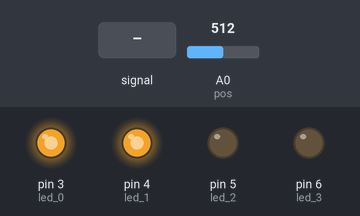
The sketch below on a simulated Arduino Uno, built with avr-gcc and run on an emulated ATmega328P. Parts: output pins drawn as LEDs (lit = HIGH). Dashed ring = blinking. The test bench sets the inputs (shaded band); at power-on: A0 (pos) = 512.

Above: at 1.2 s.
1.3 s: A0 (pos) fed a 200 Hz sine of ±460 counts around its level
At 1.6 s:
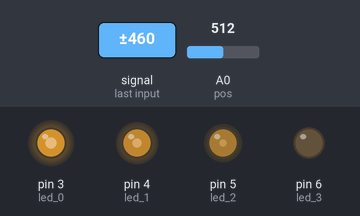
2.8 s: A0 (pos) set to 501
At 3.2 s:
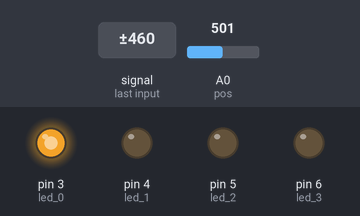
4.3 s: A0 (pos) fed a 1000 Hz sine of ±255 counts around its level
At 5.1 s:
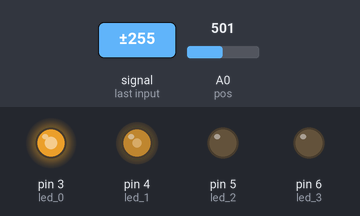
5.8 s: A0 (pos) fed a 2 Hz sine of ±306 counts around its level
At 6.14 s:
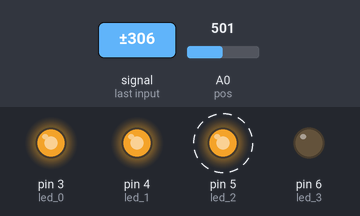
8.8 s: A0 (pos) set to 716
At 10.0 s:
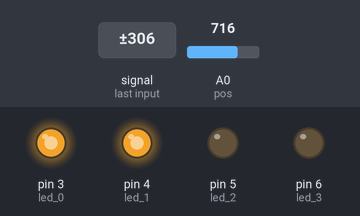
10.3 s: A0 (pos) fed a 50 Hz sine of ±306 counts around its level
At 11.6 s:
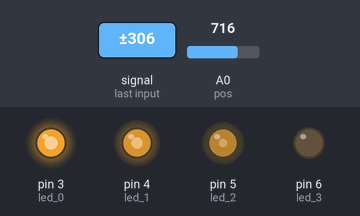
Timing chart, 0 to 12.8 s (numbered marks = the images above; inputs shaded):
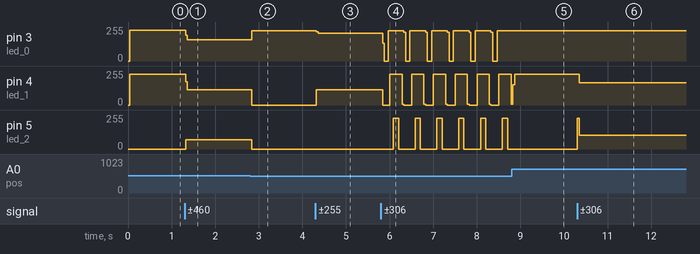

The sketch:

levelBar.ino
```cpp
#define led_0 3
#define led_1 4
#define led_2 5
#define led_3 6

#define pos A0


byte led[]   = {led_0, led_1, led_2, led_3};  // Lista dei led
byte numbLed = sizeof(led) / sizeof(byte);    // Numero dei led

int value,
    value_map;

void setup() {
  pinMode(led_0, OUTPUT);
  pinMode(led_1, OUTPUT);
  pinMode(led_2, OUTPUT);
  pinMode(led_3, OUTPUT);
}

void loop() {
  value = analogRead(pos);
  value_map = map(value, 0, 1023, 0, 4);

  for (int n = 0; n < numbLed; n++) {
    digitalWrite(led[n], LOW);
  }

  for (int i = 0; i < value_map; i++) {
    digitalWrite(led[i], HIGH);
  }

}
```

Measured:
- the behaviour switches between 512 and 511 on A0 (pos) (found by bisection; images 1 and 2)
- after the input at 1.3 s, pin 3 (led_0): 229/255 → 159/255 at once; pin 4 (led_1): 229/255 → 115/255 at once; pin 5 (led_2): 0/255 → 68/255 at once
- after the input at 2.8 s, pin 3 (led_0): 159/255 → 228/255 at once; pin 4 (led_1): 115/255 → 0/255 at once; pin 5 (led_2): 68/255 → 0/255 at once
- after the input at 4.3 s, pin 3 (led_0): 228/255 → 210/255 at once; pin 4 (led_1): 0/255 → 114/255 at once
- after the input at 5.8 s, pin 5 (led_2): alternates 230/255 for 0.12 s and 0/255 for 0.38 s, starting after 0.29 s
- after the input at 8.8 s, pin 3 (led_0): stops changing and stays 228/255; pin 5 (led_2): stops changing and stays 0/255
- after the input at 10.3 s, pin 4 (led_1): 229/255 → 168/255 after 0.05 s; pin 5 (led_2): 0/255 → 102/255 at once
